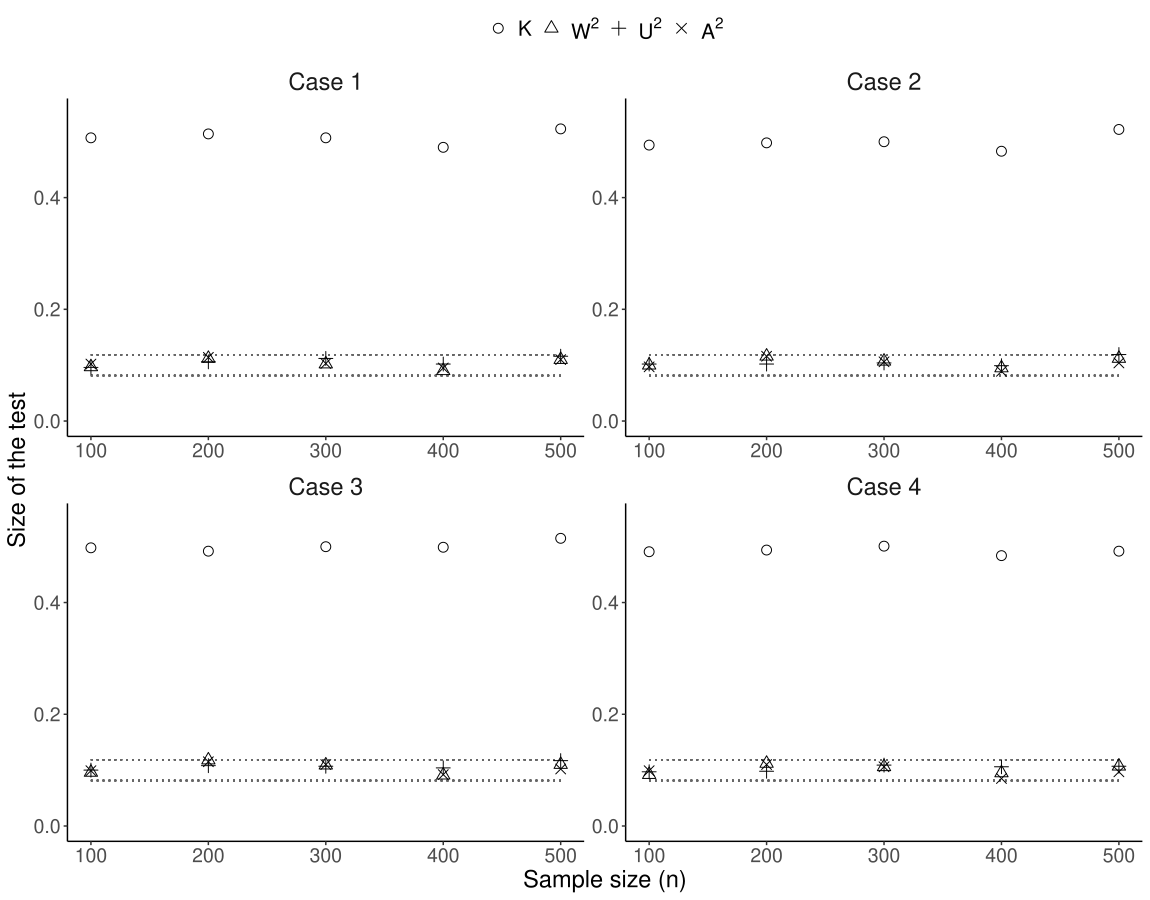

This chart was generated by the following R code:
library(dplyr)
library(ggplot2)
library(reshape2)

df <- NULL

for (k in 1:4){
  load(paste0("simulation/results/sim2_size_case", k + 4, ".RData"))
  colnames(results) <- c("n", "K", "W2", "U2", "A2")  
  results$case <- paste("Case", k)
  
  df <- rbind(df, results)
}

df_long <- melt(df, id.vars = c("n", "case"), 
                variable.name = "pc", value.name = "value")

ggplot(df_long, aes(x = n, y = value)) + 
  facet_wrap(~case, scales = "free") +
  geom_segment(x = 100, xend = 500, y = 0.0814, yend = 0.0814, 
               color = "gray40", linetype = 3, lwd = 0.5) +
  geom_segment(x = 100, xend = 500, y = 0.1186, yend = 0.1186, 
               color = "gray40", linetype = 3, lwd = 0.5) +
  geom_point(aes(shape = pc), size = 3) +
  scale_shape_manual(values = c("K" = 1, "W2" = 2, "U2" = 3, "A2" = 4),
                     labels = c(expression(K), expression(W^2), 
                                expression(U^2), expression(A^2))) +
  ylim(0, 0.55) + labs(x = "Sample size (n)", y = "Size of the test") + 
  theme_classic() +
  theme(strip.background = element_blank(),
        legend.title = element_blank(),
        legend.position = "top",
        plot.caption = element_text(size = 17, hjust = 0.5),
        axis.text.x = element_text(size = 14), 
        axis.text.y = element_text(size = 14), 
        strip.text = element_text(size = 17),
        axis.title = element_text(size = 17),
        legend.text = element_text(size = 15))

ggsave("output/fig9.pdf", width = 11.5, height = 9, dpi = 320)
